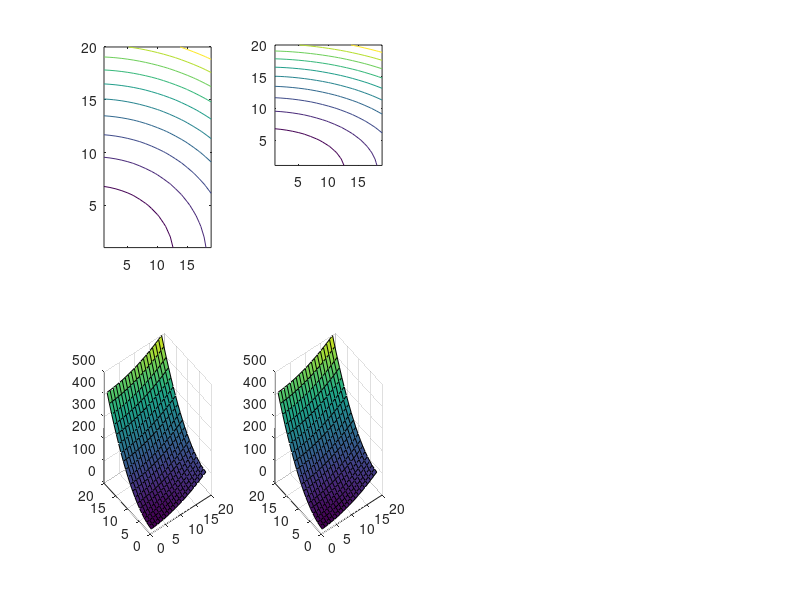

The MATLAB script that drew this image:
%f(x, y) = x3 -3x + y2
[x, y] = meshgrid(1:0.5:10,1:20);

z = x.^2 + y.^2;
subplot(2, 4, 1);
contour(z);
subplot(2, 4, 5);
surf(z);

z = x.^2 + y.^2;
subplot(3, 4, 2);
contour(z);
subplot(2, 4, 6);
surf(z);

%z = 1/(x.^2 + y.^2);  Did not run. Reason: Matrix dimensions does not
                       %agree
%subplot(3, 4, 3);
%contour(z);
%subplot(2, 4, 7);
%surf(z);


%z = sqrt(4- x.^2 - y.^2);   Did not run. Reason(complex results cannot be
                             %used with contour
%ubplot(3, 4, 4);
%contour(z);
%subplot(2, 4, 8);
%surf(z);